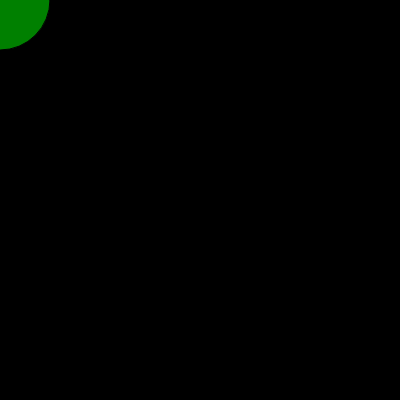
Frame 1 (no input)
Frame 60 (no input): identical to frame 1, image omitted
Frame 120 (the mouse pressed at the canvas centre since frame 60): identical to frame 1, image omitted

The p5.js sketch that drew this single still picture (run headless with seeded random() and noise() and a simulated clock; from frame 60 on, the mouse is pressed at the canvas centre):

// p5.js sketch
// ── sketch.js
var posx=0;
var posy=0;
var tsize=100;
var colors="green";

function setup() {
  // put setup code here
  createCanvas(400,400);
}

function draw() {
  // put drawing code here
  background(0);
  display();
}

function display(){

  fill(colors);
  ellipse(posx,posy,tsize,tsize);
}
